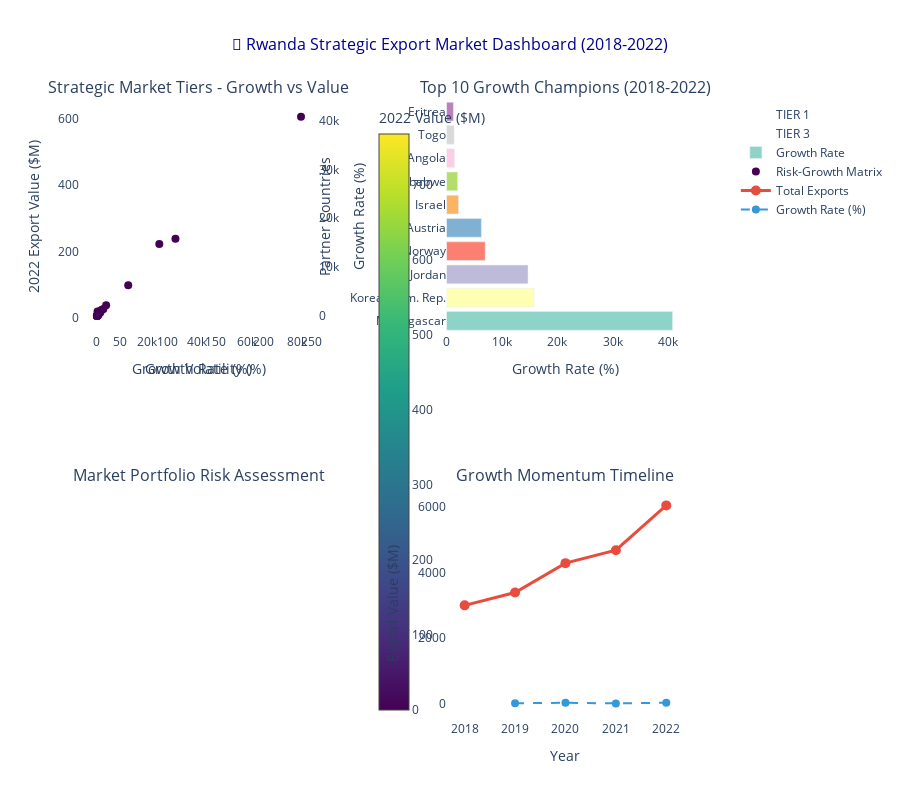

The notebook cell this image was saved under:
### Markdown cell above
## 📊 Strategic Market Visualization Dashboard

Interactive visualizations showing the strategic market recommendations and growth opportunities.

### Code cell
# Strategic Market Recommendations Visualization Dashboard
import plotly.graph_objects as go
from plotly.subplots import make_subplots
import plotly.express as px

if wits_data is not None and 'tier1_markets' in locals():

    print("📊 GENERATING STRATEGIC MARKET VISUALIZATION DASHBOARD...")

    # Create comprehensive dashboard with multiple visualizations
    fig = make_subplots(
        rows=2, cols=2,
        subplot_titles=(
            'Strategic Market Tiers - Growth vs Value',
            'Top 10 Growth Champions (2018-2022)',
            'Market Portfolio Risk Assessment',
            'Growth Momentum Timeline'
        ),
        specs=[[{"secondary_y": True}, {"type": "bar"}],
               [{"type": "scatter"}, {"type": "scatter"}]]
    )

    # 1. Strategic Market Tiers Bubble Chart (Top Left)
    colors_tier = {'TIER 1': '#FF6B6B', 'TIER 2': '#4ECDC4', 'TIER 3': '#45B7D1'}

    for tier_name, markets in strategic_markets.items():
        if not markets.empty:
            tier_short = tier_name.split(' - ')[0]  # Get just "TIER 1", "TIER 2", etc.

            fig.add_trace(
                go.Scatter(
                    x=markets['Avg_Growth_Rate'],
                    y=markets['Last_Year_Value'],
                    mode='markers+text',
                    marker=dict(
                        size=markets['Growth_Momentum'] / 50,  # Size based on momentum
                        color=colors_tier.get(tier_short, '#95A5A6'),
                        opacity=0.7,
                        line=dict(width=2, color='white')
                    ),
                    text=markets['Partner Name'].str[:12],  # Short country names
                    textposition="middle center",
                    name=tier_short,
                    hovertemplate=
                        '<b>%{text}</b><br>' +
                        'Growth Rate: %{x:.1f}%<br>' +
                        '2022 Value: $%{y:.1f}M<br>' +
                        'Tier: ' + tier_short +
                        '<extra></extra>'
                ),
                row=1, col=1
            )

    # 2. Top Growth Champions Bar Chart (Top Right)
    top_growth = growth_data.nlargest(10, 'Avg_Growth_Rate')

    fig.add_trace(
        go.Bar(
            x=top_growth['Avg_Growth_Rate'],
            y=top_growth['Partner Name'],
            orientation='h',
            marker_color=px.colors.qualitative.Set3,
            name="Growth Rate",
            hovertemplate='<b>%{y}</b><br>Growth: %{x:.1f}%<extra></extra>'
        ),
        row=1, col=2
    )

    # 3. Risk Assessment Scatter (Bottom Left) - Growth vs Volatility
    fig.add_trace(
        go.Scatter(
            x=growth_data['Growth_Volatility'][:50],  # Top 50 to avoid overcrowding
            y=growth_data['Avg_Growth_Rate'][:50],
            mode='markers',
            marker=dict(
                size=8,
                color=growth_data['Last_Year_Value'][:50],
                colorscale='Viridis',
                showscale=True,
                colorbar=dict(title="2022 Value ($M)", x=0.45)
            ),
            text=growth_data['Partner Name'][:50],
            name="Risk-Growth Matrix",
            hovertemplate=
                '<b>%{text}</b><br>' +
                'Growth Rate: %{y:.1f}%<br>' +
                'Volatility: %{x:.1f}%<br>' +
                '<extra></extra>'
        ),
        row=2, col=1
    )

    # Add risk zones to the risk assessment
    fig.add_shape(
        type="rect", x0=0, x1=50, y0=0, y1=50,
        fillcolor="green", opacity=0.1,
        row=2, col=1
    )
    fig.add_shape(
        type="rect", x0=50, x1=200, y0=50, y1=200,
        fillcolor="yellow", opacity=0.1,
        row=2, col=1
    )
    fig.add_shape(
        type="rect", x0=200, x1=1000, y0=0, y1=500,
        fillcolor="red", opacity=0.1,
        row=2, col=1
    )

    # 4. Growth Momentum Timeline (Bottom Right)
    # Show momentum evolution over time for top markets
    if 'yearly_summary' in locals():
        years = yearly_summary['Year'].tolist()
        values = yearly_summary['Total_Exports_M'].tolist()  # Fixed column name

        fig.add_trace(
            go.Scatter(
                x=years,
                y=values,
                mode='lines+markers',
                line=dict(width=3, color='#E74C3C'),
                marker=dict(size=10, color='#E74C3C'),
                name="Total Exports",
                hovertemplate='Year: %{x}<br>Value: $%{y:.1f}M<extra></extra>'
            ),
            row=2, col=2
        )

        # Add growth rate line on secondary y-axis
        growth_rates = []
        for i in range(1, len(values)):
            growth_rate = ((values[i] - values[i-1]) / values[i-1]) * 100
            growth_rates.append(growth_rate)

        if growth_rates:
            fig.add_trace(
                go.Scatter(
                    x=years[1:],
                    y=growth_rates,
                    mode='lines+markers',
                    line=dict(width=2, color='#3498DB', dash='dash'),
                    marker=dict(size=8, color='#3498DB'),
                    name="Growth Rate (%)",
                    yaxis="y4",  # Secondary y-axis
                    hovertemplate='Year: %{x}<br>Growth: %{y:.1f}%<extra></extra>'
                ),
                row=2, col=2
            )

    # Update layout for better presentation
    fig.update_layout(
        title=dict(
            text="🎯 Rwanda Strategic Export Market Dashboard (2018-2022)",
            font=dict(size=16, color='darkblue'),
            x=0.5
        ),
        showlegend=True,
        height=800,
        plot_bgcolor='white',
        paper_bgcolor='white'
    )

    # Update axes labels
    fig.update_xaxes(title_text="Growth Rate (%)", row=1, col=1)
    fig.update_yaxes(title_text="2022 Export Value ($M)", row=1, col=1)

    fig.update_xaxes(title_text="Growth Rate (%)", row=1, col=2)
    fig.update_yaxes(title_text="Partner Countries", row=1, col=2)

    fig.update_xaxes(title_text="Growth Volatility (%)", row=2, col=1)
    fig.update_yaxes(title_text="Average Growth Rate (%)", row=2, col=1)

    fig.update_xaxes(title_text="Year", row=2, col=2)
    fig.update_yaxes(title_text="Export Value ($M)", row=2, col=2)

    # Add secondary y-axis for growth rate
    fig.update_layout(yaxis4=dict(
        title="Growth Rate (%)",
        overlaying="y3",
        side="right",
        showgrid=False
    ))

    # Show the interactive dashboard
    fig.show()

    # Summary statistics for the dashboard
    print("\n📈 DASHBOARD INSIGHTS SUMMARY:")
    print("=" * 50)

    total_tier1_value = tier1_markets['Last_Year_Value'].sum() if not tier1_markets.empty else 0
    total_tier2_value = tier2_markets['Last_Year_Value'].sum() if not tier2_markets.empty else 0
    total_tier3_value = tier3_markets['Last_Year_Value'].sum() if not tier3_markets.empty else 0

    print(f"💰 PORTFOLIO VALUE ANALYSIS:")
    print(f"   • Tier 1 Markets: ${total_tier1_value:.1f}M ({len(tier1_markets)} markets)")
    print(f"   • Tier 2 Markets: ${total_tier2_value:.1f}M ({len(tier2_markets)} markets)")
    print(f"   • Tier 3 Markets: ${total_tier3_value:.1f}M ({len(tier3_markets)} markets)")
    print(f"   • Total Strategic Portfolio: ${total_tier1_value + total_tier2_value + total_tier3_value:.1f}M")

    # Calculate portfolio metrics
    if not tier1_markets.empty:
        avg_tier1_growth = tier1_markets['Avg_Growth_Rate'].mean()
        print(f"\n📊 PERFORMANCE METRICS:")
        print(f"   • Tier 1 Average Growth: {avg_tier1_growth:.1f}%")
        print(f"   • Highest Growth Market: {tier1_markets.iloc[0]['Partner Name']} ({tier1_markets.iloc[0]['Avg_Growth_Rate']:.1f}%)")
        print(f"   • Largest Market: {tier1_markets.nlargest(1, 'Last_Year_Value').iloc[0]['Partner Name']} (${tier1_markets.nlargest(1, 'Last_Year_Value').iloc[0]['Last_Year_Value']:.1f}M)")

else:
    print("❌ Cannot create strategic market visualizations - required data not available")

### Figure 1 — Plotly figure (JSON) as saved in the notebook; plotly's stock layout.template omitted (floating-point values rounded to 4 significant figures)
{"data": [{"hovertemplate": "<b>%{text}</b><br>Growth Rate: %{x:.1f}%<br>2022 Value: $%{y:.1f}M<br>Tier: TIER 1<extra></extra>", "marker": {"color": "#FF6B6B", "line": {"color": "white", "width": 2}, "opacity": 0.7, "size": [2.904, 2.221, 1.767, 1.761, 1.649]}, "mode": "markers+text", "name": "TIER 1", "text": ["Ethiopia(exc", "United Arab ", "India", "Middle East ", "China"], "textposition": "middle center", "type": "scatter", "x": [240.8, 182.9, 145.8, 144.6, 135.8], "xaxis": "x", "y": [36.53, 590.3, 71.18, 612.5, 96.76], "yaxis": "y"}, {"hovertemplate": "<b>%{text}</b><br>Growth Rate: %{x:.1f}%<br>2022 Value: $%{y:.1f}M<br>Tier: TIER 3<extra></extra>", "marker": {"color": "#45B7D1", "line": {"color": "white", "width": 2}, "opacity": 0.7, "size": [0.5817, 0.5686, 0.2971]}, "mode": "markers+text", "name": "TIER 3", "text": ["France", "Australia", "Malaysia"], "textposition": "middle center", "type": "scatter", "x": [47.8, 46.97, 24.0], "xaxis": "x", "y": [4.82, 1.12, 6.51], "yaxis": "y"}, {"hovertemplate": "<b>%{y}</b><br>Growth: %{x:.1f}%<extra></extra>", "marker": {"color": ["rgb(141,211,199)", "rgb(255,255,179)", "rgb(190,186,218)", "rgb(251,128,114)", "rgb(128,177,211)", "rgb(253,180,98)", "rgb(179,222,105)", "rgb(252,205,229)", "rgb(217,217,217)", "rgb(188,128,189)", "rgb(204,235,197)", "rgb(255,237,111)"]}, "name": "Growth Rate", "orientation": "h", "type": "bar", "x": [40820.0, 15830.0, 14710.0, 6986.0, 6294.0, 2159.0, 1999.0, 1435.0, 1373.0, 1241.0], "xaxis": "x2", "y": ["Madagascar", "Korea, Dem. Rep.", "Jordan", "Norway", "Austria", "Israel", "Zimbabwe", "Angola", "Togo", "Eritrea"], "yaxis": "y3"}, {"hovertemplate": "<b>%{text}</b><br>Growth Rate: %{y:.1f}%<br>Volatility: %{x:.1f}%<br><extra></extra>", "marker": {"color": [0.15, 0.0, 1.12, 0.62, 0.7, 0.02, 0.01, 0.01, 0.0, 0.69, 3.88, 0.07, 3.28, 0.6, 0.01, 96.76, 768.3, 19.88, 0.03, 194.7, 15.41, 0.02, 0.0, 36.53, 3.75, 4.82, 0.01, 13.55, 1.96, 0.91, 0.0, 39.45, 71.18, 0.07, 0.9, 7.03, 0.01, 7.42, 7.69, 0.42, 11.88, 0.44, 2.22, 0.09, 0.05, 10.49, 0.04, 0.08, 6.51, 0.03], "colorbar": {"title": {"text": "2022 Value ($M)"}, "x": 0.45}, "colorscale": [[0, "#440154"], [0.1111, "#482878"], [0.2222, "#3e4989"], [0.3333, "#31688e"], [0.4444, "#26828e"], [0.5556, "#1f9e89"], [0.6667, "#35b779"], [0.7778, "#6ece58"], [0.8889, "#b5de2b"], [1, "#fde725"]], "showscale": true, "size": 8}, "mode": "markers", "name": "Risk-Growth Matrix", "text": ["Afghanistan", "Angola", "Australia", "Austria", "Azerbaijan", "Bangladesh", "Benin", "Botswana", "Bulgaria", "Burkina Faso", "Burundi", "Cameroon", "Canada", "Central African Republic", "Chad", "China", "Congo, Dem. Rep.", "Congo, Rep.", "Cote d'Ivoire", "East Asia & Pacific", "Egypt, Arab Rep.", "Eritrea", "Eswatini", "Ethiopia(excludes Eritrea)", "Finland", "France", "Gabon", "Germany", "Ghana", "Greece", "Guinea", "Hong Kong, China", "India", "Indonesia", "Iran, Islamic Rep.", "Ireland", "Israel", "Italy", "Japan", "Jordan", "Kenya", "Korea, Dem. Rep.", "Korea, Rep.", "Kyrgyz Republic", "Latin America & Caribbean", "Luxembourg", "Madagascar", "Malawi", "Malaysia", "Mali"], "type": "scatter", "x": [88.61, 2619.0, 39.61, 12540.0, 289.4, 1341.0, 215.0, 262.1, 171.9, 1751.0, 535.9, 293.6, 155.5, 566.2, 462.6, 244.0, 20.33, 1098.0, 173.1, 80.67, 20.3, 2094.0, 604.1, 357.1, 900.8, 73.92, 64.53, 111.5, 203.2, 271.9, 509.6, 85.93, 255.4, 96.59, 104.6, 22.93, 3714.0, 80.62, 122.1, 24970.0, 78.65, 31420.0, 132.7, 172.6, 247.2, 209.8, 81590.0, 538.4, 79.28, 469.7], "xaxis": "x3", "y": [6.98, 1435.0, 46.97, 6294.0, 151.5, 663.6, 79.19, 103.1, 72.17, 1151.0, 249.6, 235.9, 105.7, 399.9, 290.1, 135.8, 24.08, 953.8, 102.4, 25.09, 37.06, 1241.0, 221.7, 240.8, 793.5, 47.8, 6.13, 38.39, 153.4, 894.6, 213.6, 32.54, 145.8, 44.44, 59.51, 12.66, 2159.0, 45.37, 71.05, 14710.0, 8.34, 15830.0, 56.88, 68.17, 148.6, 72.01, 40820.0, 224.7, 24.0, 229.0], "yaxis": "y4"}, {"hovertemplate": "Year: %{x}<br>Value: $%{y:.1f}M<extra></extra>", "line": {"color": "#E74C3C", "width": 3}, "marker": {"color": "#E74C3C", "size": 10}, "mode": "lines+markers", "name": "Total Exports", "type": "scatter", "x": [2018, 2019, 2020, 2021, 2022], "xaxis": "x4", "y": [3000.0, 3391.0, 4288.0, 4683.0, 6051.0], "yaxis": "y5"}, {"hovertemplate": "Year: %{x}<br>Growth: %{y:.1f}%<extra></extra>", "line": {"color": "#3498DB", "dash": "dash", "width": 2}, "marker": {"color": "#3498DB", "size": 8}, "mode": "lines+markers", "name": "Growth Rate (%)", "type": "scatter", "x": [2019, 2020, 2021, 2022], "xaxis": "x4", "y": [13.03, 26.45, 9.216, 29.21], "yaxis": "y5"}], "layout": {"annotations": [{"font": {"size": 16}, "showarrow": false, "text": "Strategic Market Tiers - Growth vs Value", "x": 0.185, "xanchor": "center", "xref": "paper", "y": 1, "yanchor": "bottom", "yref": "paper"}, {"font": {"size": 16}, "showarrow": false, "text": "Top 10 Growth Champions (2018-2022)", "x": 0.755, "xanchor": "center", "xref": "paper", "y": 1, "yanchor": "bottom", "yref": "paper"}, {"font": {"size": 16}, "showarrow": false, "text": "Market Portfolio Risk Assessment", "x": 0.185, "xanchor": "center", "xref": "paper", "y": 0.375, "yanchor": "bottom", "yref": "paper"}, {"font": {"size": 16}, "showarrow": false, "text": "Growth Momentum Timeline", "x": 0.755, "xanchor": "center", "xref": "paper", "y": 0.375, "yanchor": "bottom", "yref": "paper"}], "height": 800, "paper_bgcolor": "white", "plot_bgcolor": "white", "shapes": [{"fillcolor": "green", "opacity": 0.1, "type": "rect", "x0": 0, "x1": 50, "xref": "x3", "y0": 0, "y1": 50, "yref": "y4"}, {"fillcolor": "yellow", "opacity": 0.1, "type": "rect", "x0": 50, "x1": 200, "xref": "x3", "y0": 50, "y1": 200, "yref": "y4"}, {"fillcolor": "red", "opacity": 0.1, "type": "rect", "x0": 200, "x1": 1000, "xref": "x3", "y0": 0, "y1": 500, "yref": "y4"}], "showlegend": true, "title": {"font": {"color": "darkblue", "size": 16}, "text": "🎯 Rwanda Strategic Export Market Dashboard (2018-2022)", "x": 0.5}, "xaxis": {"anchor": "y", "domain": [0, 0.37], "title": {"text": "Growth Rate (%)"}}, "xaxis2": {"anchor": "y3", "domain": [0.57, 0.94], "title": {"text": "Growth Rate (%)"}}, "xaxis3": {"anchor": "y4", "domain": [0, 0.37], "title": {"text": "Growth Volatility (%)"}}, "xaxis4": {"anchor": "y5", "domain": [0.57, 0.94], "title": {"text": "Year"}}, "yaxis": {"anchor": "x", "domain": [0.625, 1], "title": {"text": "2022 Export Value ($M)"}}, "yaxis2": {"anchor": "x", "overlaying": "y", "side": "right", "title": {"text": "2022 Export Value ($M)"}}, "yaxis3": {"anchor": "x2", "domain": [0.625, 1], "title": {"text": "Partner Countries"}}, "yaxis4": {"anchor": "x3", "domain": [0, 0.375], "overlaying": "y3", "showgrid": false, "side": "right", "title": {"text": "Growth Rate (%)"}}, "yaxis5": {"anchor": "x4", "domain": [0, 0.375], "title": {"text": "Export Value ($M)"}}}}
